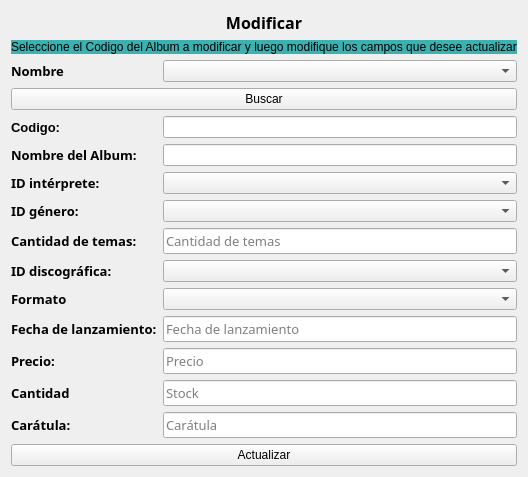
              <widget class="QWidget" name="page_modificar">
               <layout class="QGridLayout" name="gridLayout_21">
                <item row="0" column="0">
                 <layout class="QGridLayout" name="gridLayout_20">
                  <item row="20" column="0" colspan="2">
                   <widget class="QLabel" name="label_42">
                    <property name="font">
                     <font>
                      <family>Bell MT</family>
                      <pointsize>10</pointsize>
                      <weight>75</weight>
                      <bold>true</bold>
                     </font>
                    </property>
                    <property name="text">
                     <string>Fecha de lanzamiento:</string>
                    </property>
                   </widget>
                  </item>
                  <item row="7" column="0" colspan="3">
                   <widget class="QPushButton" name="boton_modif_buscar">
                    <property name="text">
                     <string>Buscar</string>
                    </property>
                   </widget>
                  </item>
                  <item row="18" column="0" colspan="2">
                   <widget class="QLabel" name="label_47">
                    <property name="font">
                     <font>
                      <family>Bell MT</family>
                      <pointsize>10</pointsize>
                      <weight>75</weight>
                      <bold>true</bold>
                     </font>
                    </property>
                    <property name="text">
                     <string>ID discográfica:</string>
                    </property>
                   </widget>
                  </item>
                  <item row="8" column="0" colspan="2">
                   <widget class="QLabel" name="label_2">
                    <property name="font">
                     <font>
                      <pointsize>10</pointsize>
                      <weight>75</weight>
                      <bold>true</bold>
                     </font>
                    </property>
                    <property name="text">
                     <string>Codigo:</string>
                    </property>
                   </widget>
                  </item>
                  <item row="13" column="2">
                   <widget class="QComboBox" name="comboBox_interprete_4"/>
                  </item>
                  <item row="14" column="0" colspan="2">
                   <widget class="QLabel" name="label_46">
                    <property name="font">
                     <font>
                      <family>Bell MT</family>
                      <pointsize>10</pointsize>
                      <weight>75</weight>
                      <bold>true</bold>
                     </font>
                    </property>
                    <property name="text">
                     <string>ID género:</string>
                    </property>
                   </widget>
                  </item>
                  <item row="22" column="0" colspan="2">
                   <widget class="QLabel" name="label_50">
                    <property name="font">
                     <font>
                      <family>Bell MT</family>
                      <pointsize>10</pointsize>
                      <weight>75</weight>
                      <bold>true</bold>
                     </font>
                    </property>
                    <property name="text">
                     <string>Cantidad</string>
                    </property>
                   </widget>
                  </item>
                  <item row="14" column="2">
                   <widget class="QComboBox" name="comboBox_genero_4"/>
                  </item>
                  <item row="4" column="2">
                   <widget class="QComboBox" name="comboBox"/>
                  </item>
                  <item row="15" column="2">
                   <widget class="QLineEdit" name="input_cantidaddetemas_4">
                    <property name="font">
                     <font>
                      <family>Bell MT</family>
                      <pointsize>10</pointsize>
                     </font>
                    </property>
                    <property name="cursorPosition">
                     <number>0</number>
                    </property>
                    <property name="placeholderText">
                     <string>Cantidad de temas</string>
                    </property>
                   </widget>
                  </item>
                  <item row="23" column="2">
                   <widget class="QLineEdit" name="input_caratula_4">
                    <property name="font">
                     <font>
                      <family>Bell MT</family>
                      <pointsize>10</pointsize>
                     </font>
                    </property>
                    <property name="cursorPosition">
                     <number>0</number>
                    </property>
                    <property name="placeholderText">
                     <string>Carátula</string>
                    </property>
                   </widget>
                  </item>
                  <item row="23" column="0" colspan="2">
                   <widget class="QLabel" name="label_51">
                    <property name="font">
                     <font>
                      <family>Bell MT</family>
                      <pointsize>10</pointsize>
                      <weight>75</weight>
                      <bold>true</bold>
                     </font>
                    </property>
                    <property name="text">
                     <string>Carátula:</string>
                    </property>
                   </widget>
                  </item>
                  <item row="0" column="0" colspan="3">
                   <widget class="QLabel" name="label_41">
                    <property name="font">
                     <font>
                      <family>Bell MT</family>
                      <pointsize>12</pointsize>
                      <weight>75</weight>
                      <bold>true</bold>
                     </font>
                    </property>
                    <property name="styleSheet">
                     <string notr="true"/>
                    </property>
                    <property name="text">
                     <string>Modificar</string>
                    </property>
                    <property name="alignment">
                     <set>Qt::AlignCenter</set>
                    </property>
                   </widget>
                  </item>
                  <item row="4" column="0" colspan="2">
                   <widget class="QLabel" name="label_43">
                    <property name="font">
                     <font>
                      <family>Bell MT</family>
                      <pointsize>10</pointsize>
                      <weight>75</weight>
                      <bold>true</bold>
                     </font>
                    </property>
                    <property name="text">
                     <string>Nombre</string>
                    </property>
                   </widget>
                  </item>
                  <item row="22" column="2">
                   <widget class="QLineEdit" name="input_stock_4">
                    <property name="font">
                     <font>
                      <family>Bell MT</family>
                      <pointsize>10</pointsize>
                     </font>
                    </property>
                    <property name="text">
                     <string/>
                    </property>
                    <property name="cursorPosition">
                     <number>0</number>
                    </property>
                    <property name="placeholderText">
                     <string>Stock</string>
                    </property>
                   </widget>
                  </item>
                  <item row="19" column="2">
                   <widget class="QComboBox" name="comboBox_formato_4">
                    <property name="mouseTracking">
                     <bool>false</bool>
                    </property>
                   </widget>
                  </item>
                  <item row="20" column="2">
                   <widget class="QLineEdit" name="input_fechadelanzamiento_4">
                    <property name="font">
                     <font>
                      <family>Bell MT</family>
                      <pointsize>10</pointsize>
                     </font>
                    </property>
                    <property name="cursorPosition">
                     <number>0</number>
                    </property>
                    <property name="placeholderText">
                     <string>Fecha de lanzamiento</string>
                    </property>
                   </widget>
                  </item>
                  <item row="19" column="0" colspan="2">
                   <widget class="QLabel" name="label_48">
                    <property name="font">
                     <font>
                      <family>Bell MT</family>
                      <pointsize>10</pointsize>
                      <weight>75</weight>
                      <bold>true</bold>
                     </font>
                    </property>
                    <property name="text">
                     <string>Formato</string>
                    </property>
                   </widget>
                  </item>
                  <item row="15" column="0" colspan="2">
                   <widget class="QLabel" name="label_40">
                    <property name="font">
                     <font>
                      <family>Bell MT</family>
                      <pointsize>10</pointsize>
                      <weight>75</weight>
                      <bold>true</bold>
                     </font>
                    </property>
                    <property name="text">
                     <string>Cantidad de temas:</string>
                    </property>
                   </widget>
                  </item>
                  <item row="3" column="0" colspan="3">
                   <widget class="QLabel" name="label">
                    <property name="sizePolicy">
                     <sizepolicy hsizetype="Preferred" vsizetype="Minimum">
                      <horstretch>0</horstretch>
                      <verstretch>0</verstretch>
                     </sizepolicy>
                    </property>
                    <property name="styleSheet">
                     <string notr="true">background-color: rgb(59, 177, 177);</string>
                    </property>
                    <property name="text">
                     <string>Seleccione el Codigo del Album a modificar y luego modifique los campos que desee actualizar</string>
                    </property>
                   </widget>
                  </item>
                  <item row="24" column="0" colspan="3">
                   <widget class="QPushButton" name="boton_modif_act">
                    <property name="text">
                     <string>Actualizar</string>
                    </property>
                   </widget>
                  </item>
                  <item row="18" column="2">
                   <widget class="QComboBox" name="comboBox_discografica_4">
                    <property name="mouseTracking">
                     <bool>false</bool>
                    </property>
                   </widget>
                  </item>
                  <item row="21" column="0" colspan="2">
                   <widget class="QLabel" name="label_49">
                    <property name="font">
                     <font>
                      <family>Bell MT</family>
                      <pointsize>10</pointsize>
                      <weight>75</weight>
                      <bold>true</bold>
                     </font>
                    </property>
                    <property name="text">
                     <string>Precio:</string>
                    </property>
                   </widget>
                  </item>
                  <item row="21" column="2">
                   <widget class="QLineEdit" name="input_precio_4">
                    <property name="font">
                     <font>
                      <family>Bell MT</family>
                      <pointsize>10</pointsize>
                     </font>
                    </property>
                    <property name="cursorPosition">
                     <number>0</number>
                    </property>
                    <property name="placeholderText">
                     <string>Precio</string>
                    </property>
                   </widget>
                  </item>
                  <item row="13" column="0" colspan="2">
                   <widget class="QLabel" name="label_45">
                    <property name="font">
                     <font>
                      <family>Bell MT</family>
                      <pointsize>10</pointsize>
                      <weight>75</weight>
                      <bold>true</bold>
                     </font>
                    </property>
                    <property name="text">
                     <string>ID intérprete:</string>
                    </property>
                   </widget>
                  </item>
                  <item row="9" column="2">
                   <widget class="QLineEdit" name="input_Nombre"/>
                  </item>
                  <item row="9" column="0" colspan="2">
                   <widget class="QLabel" name="label_44">
                    <property name="font">
                     <font>
                      <family>Bell MT</family>
                      <pointsize>10</pointsize>
                      <weight>75</weight>
                      <bold>true</bold>
                     </font>
                    </property>
                    <property name="text">
                     <string>Nombre del Album:</string>
                    </property>
                   </widget>
                  </item>
                  <item row="8" column="2">
                   <widget class="QLineEdit" name="input_codigo_4"/>
                  </item>
                 </layout>
                </item>
               </layout>
              </widget>
